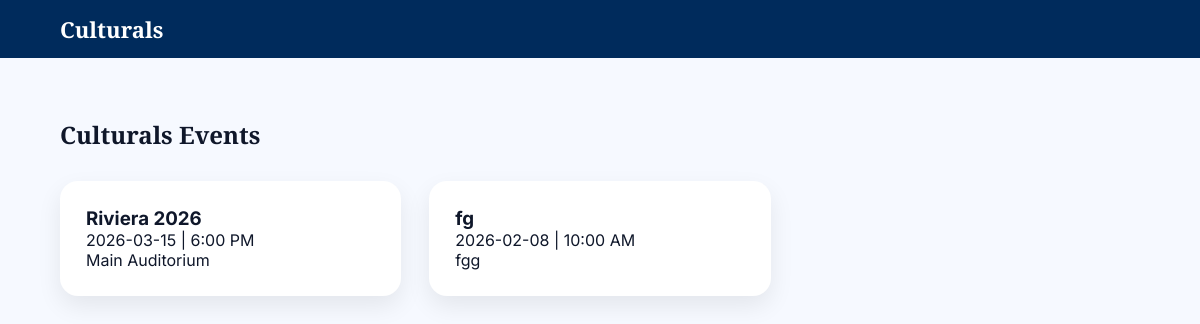
Page /category/Culturals on the earlier database version.
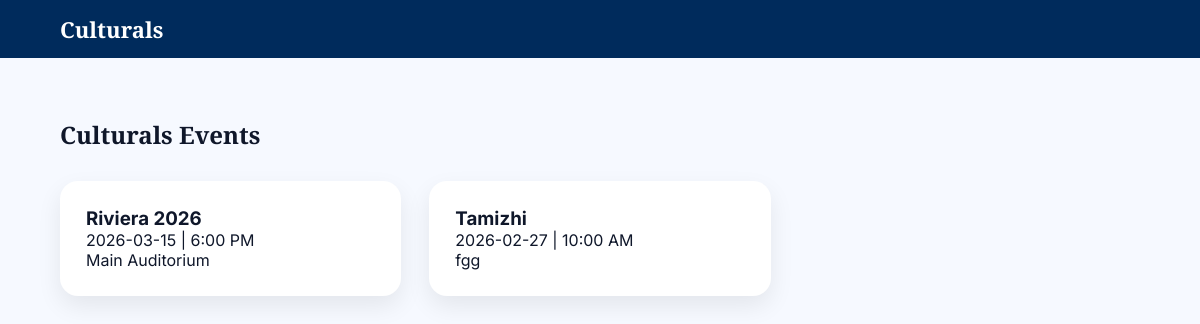
Same page on the later database version.
### tables this page shows
CREATE TABLE events (
    id INTEGER PRIMARY KEY AUTOINCREMENT,
    title TEXT,
    category TEXT,
    date TEXT,
    time TEXT,
    venue TEXT,
    description TEXT,
    poster TEXT
);

### app.py (the view)
@app.route('/category/<category_name>')
def category_page(category_name):
    category_map = {
        "Culturals": "Cultural",
        "Technical Events": "Technical",
        "Workshops": "Workshop",
        "Value Added Courses": "Value-Added Course",
        "Sports": "Sports"
    }
    db_category = category_map.get(category_name, category_name)
    conn = sqlite3.connect("campuspulse.db")
    cursor = conn.cursor()
    cursor.execute("SELECT * FROM events WHERE category = ?", (db_category,))
    rows = cursor.fetchall()
    conn.close()
    events = []
    for row in rows:
        events.append({
            "id": row[0],
            "title": row[1],
            "category": row[2],
            "date": row[3],
            "time": row[4],
            "venue": row[5],
            "description": row[6],
            "poster": row[7]
        })
    return render_template("category.html", events=events, category=category_name)

### templates/category.html (shortened to what this page needs)
<!DOCTYPE html>
<html>
<head>
    <link rel="stylesheet" href="{{ url_for('static', filename='css/home.css') }}">
</head>
<body>
<header class="navbar">
    <div class="nav-left">
        <h1>{{ category }}</h1>
    </div>
</header>
<section class="featured">
    <h2>{{ category }} Events</h2>
    <div class="cards">
        {% for event in events %}
        <div class="card event-card"
             onclick="showEventDetails(
                '{{ event.title }}',
                '{{ event.category }}',
                '{{ event.date }}',
                '{{ event.time }}',
                '{{ event.venue }}',
                '{{ event.description }}',
                '{{ url_for('static', filename='images/' + event.poster) }}'
             )">
            <h3>{{ event.title }}</h3>
            <p>{{ event.date }} | {{ event.time }}</p>
            <p>{{ event.venue }}</p>
        </div>
        {% endfor %}
    </div>
</section>
</body>
</html>

Differences in the rows shown:
changed events "10:00 AM": title "fg" → "Tamizhi"; date "2026-02-08" → "2026-02-27"
